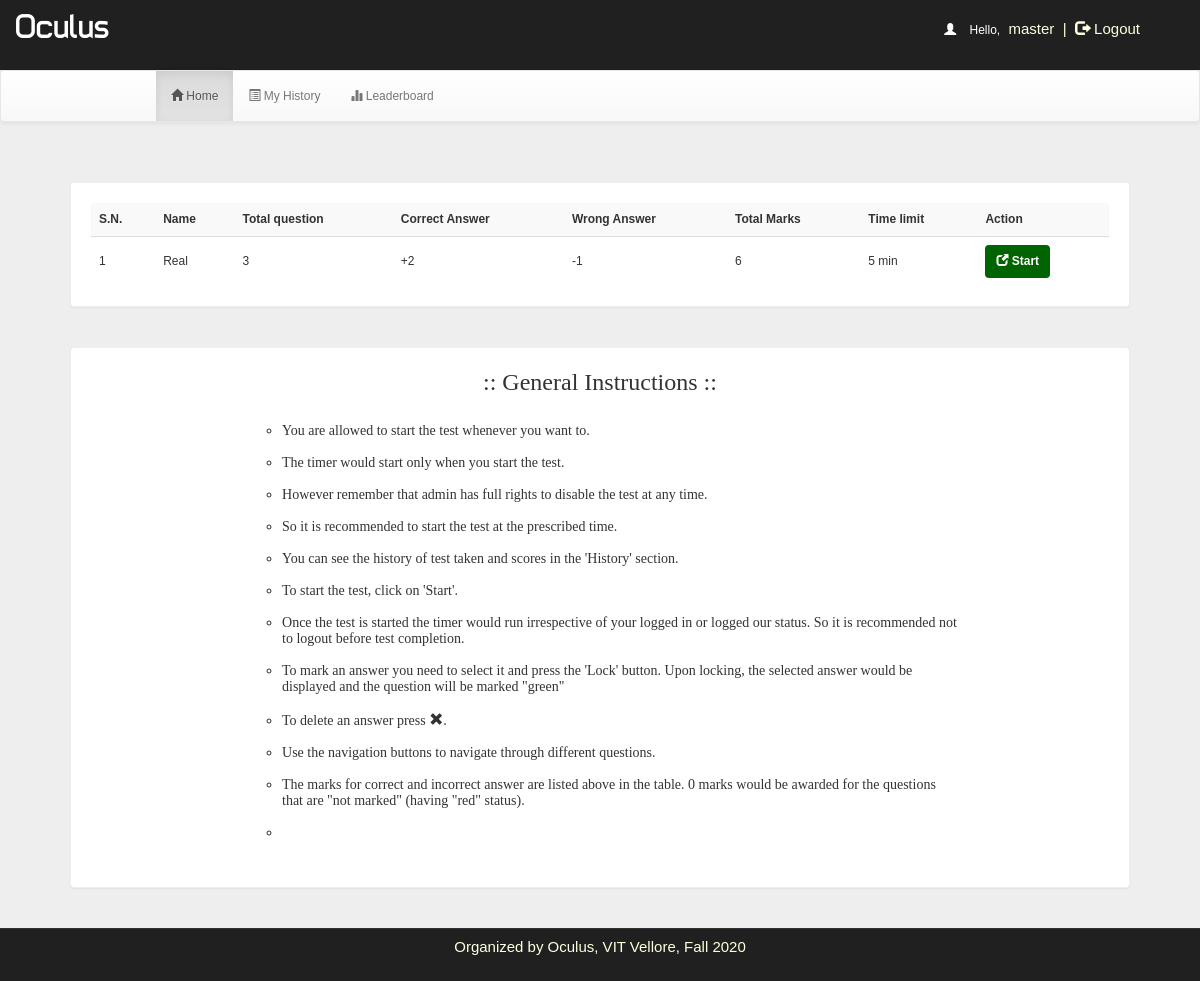
The page /quizzer.php?q=1 (signed in) on the database as committed earlier.
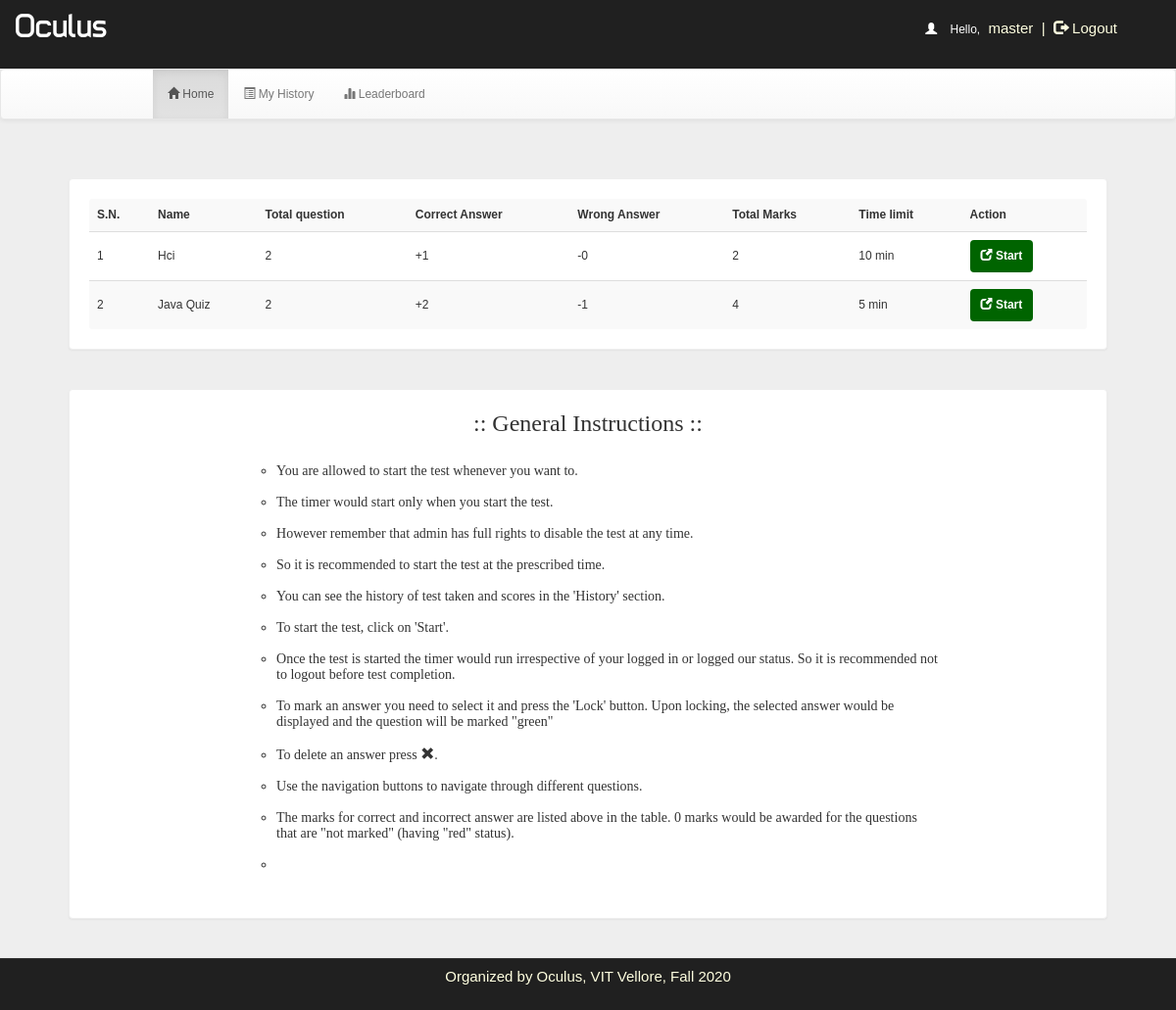
The same page on the database as committed later.
### tables this page shows
CREATE TABLE `quiz` (
  `id` int(11) NOT NULL,
  `eid` text NOT NULL,
  `title` varchar(100) NOT NULL,
  `correct` int(11) NOT NULL,
  `wrong` int(11) NOT NULL,
  `total` int(11) NOT NULL,
  `time` bigint(20) NOT NULL,
  `date` timestamp NOT NULL DEFAULT current_timestamp() ON UPDATE current_timestamp(),
  `status` varchar(16) NOT NULL
);

### quizzer.php (the view, shortened to what this page needs)
<!DOCTYPE html PUBLIC "-//W3C//DTD XHTML 1.0 Transitional//EN" "http://www.w3.org/TR/xhtml1/DTD/xhtml1-transitional.dtd">
<html xmlns="http://www.w3.org/1999/xhtml">
<head>
<link  rel="stylesheet" href="css/bootstrap.min.css"/>
 <link  rel="stylesheet" href="css/bootstrap-theme.min.css"/>
 <link rel="stylesheet" href="css/main.css">
 <link  rel="stylesheet" href="css/font.css">
</head>
<body>
<div class="header">
<div class="row">
<div class="col-lg-6">
<span class="logo">Oculus</span></div>
<div class="col-md-4 col-md-offset-2">
 <?php
require_once 'mysqlConfig.php';
if (!(isset($_SESSION['username']))) {
    header("location:index.php");
} else {
    $username = $_SESSION['username'];
    echo '<span class="pull-right top title1" ><span style="color:white"><span class="glyphicon glyphicon-user" aria-hidden="true"></span>&nbsp;&nbsp;&nbsp;&nbsp;Hello,</span> <span class="log log1" style="color:lightyellow">' . $username . '&nbsp;&nbsp;|&nbsp;&nbsp;<a href="logout.php?q=quizzer.php" style="color:lightyellow"><span class="glyphicon glyphicon-log-out" aria-hidden="true"></span>&nbsp;Logout</button></a></span>';
}
?>
</div>
</div></div>
<div class="bg">
<nav class="navbar navbar-default title1">
  <div class="container-fluid">
    <div class="navbar-header">
      <a class="navbar-brand" href="#"><b>&nbsp;&nbsp;&nbsp;&nbsp;&nbsp;&nbsp;&nbsp;&nbsp;&nbsp;&nbsp;&nbsp;&nbsp;&nbsp;&nbsp;&nbsp;&nbsp;&nbsp;&nbsp;&nbsp;&nbsp;&nbsp;&nbsp;&nbsp;&nbsp;&nbsp;</b></a>
    </div>
    <div class="collapse navbar-collapse" id="bs-example-navbar-collapse-1">
      <ul class="nav navbar-nav">
        <li <?php
if (@$_GET['q'] == 1)
    echo 'class="active"';
?> ><a href="quizzer.php?q=1"><span class="glyphicon glyphicon-home" aria-hidden="true"></span>&nbsp;Home<span class="sr-only">(current)</span></a></li>
        <li <?php
if (@$_GET['q'] == 2)
    echo 'class="active"';
?>><a href="quizzer.php?q=2"><span class="glyphicon glyphicon-list-alt" aria-hidden="true"></span>&nbsp;My History</a></li>
    <li <?php
if (@$_GET['q'] == 3)
    echo 'class="active"';
?>><a href="quizzer.php?q=3"><span class="glyphicon glyphicon-stats" aria-hidden="true"></span>&nbsp;Leaderboard</a></li></ul>
      </div>
  </div>
</nav>
<div class="container">
<div class="row">
<div class="col-md-12">
<?php
if (@$_GET['q'] == 1) {
    $result = mysqli_query($sql_api, "SELECT * FROM quiz WHERE status = 'enabled' ORDER BY date DESC") or die('Error');
    echo '<div class="panel"><table class="table table-striped title1"  style="vertical-align:middle">
<tr><td style="vertical-align:middle"><b>S.N.</b></td><td style="vertical-align:middle"><b>Name</b></td><td style="vertical-align:middle"><b>Total question</b></td><td style="vertical-align:middle"><b>Correct Answer</b></td><td style="vertical-align:middle"><b>Wrong Answer</b></td><td style="vertical-align:middle"><b>Total Marks</b></td><td style="vertical-align:middle"><b>Time limit</b></td><td style="vertical-align:middle"><b>Action</b></td></tr>';
    $c = 1;
    while ($row = mysqli_fetch_array($result)) {
        $title   = $row['title'];
        $total   = $row['total'];
        $correct = $row['correct'];
        $wrong   = $row['wrong'];
        $time    = $row['time'];
        $eid     = $row['eid'];
        $q12 = mysqli_query($sql_api, "SELECT score FROM history WHERE eid='$eid' AND username='$username'") or die('Error98');
        $rowcount = mysqli_num_rows($q12);
        if ($rowcount == 0) {
            echo '<tr><td style="vertical-align:middle">' . $c++ . '</td><td style="vertical-align:middle">' . $title . '</td><td style="vertical-align:middle">' . $total . '</td><td style="vertical-align:middle">+' . $correct . '</td><td style="vertical-align:middle">-' . $wrong . '</td><td style="vertical-align:middle">' . $correct * $total . '</td><td style="vertical-align:middle">' . $time . '&nbsp;min</td>
  <td style="vertical-align:middle"><b><a href="quizzer.php?q=quiz&step=2&eid=' . $eid . '&n=1&t=' . $total . '&start=start" class="btn" style="color:#FFFFFF;background:darkgreen;font-size:12px;padding:7px;padding-left:10px;padding-right:10px"><span class="glyphicon glyphicon-new-window" aria-hidden="true"></span>&nbsp;<span><b>Start</b></span></a></b></td></tr>';
        }
    }
    echo '</table></div><div class="panel" style="padding-top:1px;padding-left:15%;padding-right:15%;word-wrap:break-word"><h3 align="center" style="font-family:calibri">:: General Instructions ::</h3><br /><ul type="circle"><font style="font-size:14px;font-family:calibri">';
    $file = fopen("instructions.txt", "r");
    while (!feof($file)) {
        echo '<li>';
        $string = fgets($file);
        $num    = strlen($string) - 1;
        @$c      = str_split($string);
        for ($i = 0; $i < $num; $i++) {
            @$last = $c[$i - 1];
            if ($c[$i] == ' ' && $last == ' ') {
                echo '&nbsp;';
            } else {
                echo $c[$i];
            }
        }
        echo "</li><br />";
    }
    echo '</font></ul></div>';
}
?>
</div></div></div></div>
<div class="row footer">
 <div class="col-md-2 box"></div>
<div class="col-md-8 box">
<span href="#" data-target="#login" style="color:lightyellow">Organized by Oculus, VIT Vellore, Fall 2020<br><br></span></div>
</body>
</html>

### css/main.css (style rules this page uses)
body { overflow-x:hidden;width:100%;font: 12px "Century Gothic", "Times Roman", sans-serif;background:#eee;min-height:550px;background-attachment:fixed; }
.bg { min-height:540px; }
.panel { border-color:#eee;margin:40px;padding:20px;font: 15px "Century Gothic", "Times Roman", sans-serif; }
.header { background:#202020;height:70px; }
.logo { font-family:'typo';font-size:35px;color:#ffffff;margin:15px; }
.title1 { font: 12px "Century Gothic", "Times Roman", sans-serif; }
.footer { font-size:15px;text-align:center;border-top:1px solid;border-color:#323232;background-color:#202020; }
.box { padding:9px; }
.top { margin-top:20px; }
.log1 { font: 15px 'Ubuntu', sans-serif;color:#0000ff;margin-left:10px; }
.log { margin:10px;margin-right:60px;margin-left:5px;color:#ffffb3;text-decoration:none;font-size:20px;font-size:15px; }

Rows that differ between the two databases and show on the page:
removed quiz: title "Real", total "3", correct "2", wrong "1", $correct * $total "6", time "5"
added quiz: title "Hci", total "2", correct "1", wrong "0", $correct*$total "2", time "10"
added quiz: title "Java Quiz", total "2", correct "2", wrong "1", $correct * $total "4", time "5"
